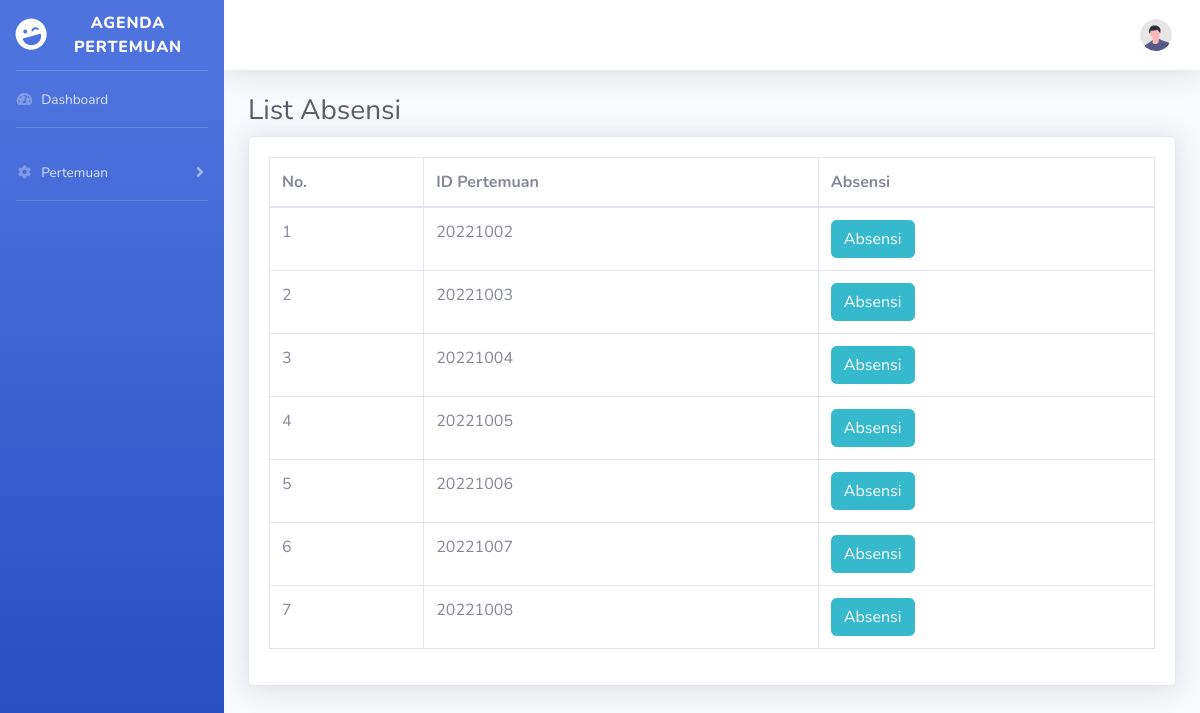
Screenshot of /viewlist.php with the database file from the repository.
### tables this page shows
CREATE TABLE `pertemuan` (
  `idpertemuan` int(11) NOT NULL,
  `namapertemuan` varchar(50) NOT NULL,
  `tanggal` datetime NOT NULL,
  `lokasi` varchar(50) NOT NULL
);

### viewlist.php (the view, shortened to what this page needs)
<?php
include 'koneksi.php';
?>
<!DOCTYPE html>
<html lang="en">
<head>
    <link href="vendor/fontawesome-free/css/all.min.css" rel="stylesheet" type="text/css">
    <link href="css/sb-admin-2.min.css" rel="stylesheet">
</head>
<body id="page-top">
    <div id="wrapper">
        <ul class="navbar-nav bg-gradient-primary sidebar sidebar-dark accordion" id="accordionSidebar">
            <a class="sidebar-brand d-flex align-items-center justify-content-center" href="index.php">
                <div class="sidebar-brand-icon rotate-n-15">
                    <i class="fas fa-laugh-wink"></i>
                </div>
                <div class="sidebar-brand-text mx-3"> Agenda Pertemuan </div>
            </a>
            <hr class="sidebar-divider my-0">
            <li class="nav-item">
                <a class="nav-link" href="index.php">
                    <i class="fas fa-fw fa-tachometer-alt"></i>
                    <span>Dashboard</span></a>
            </li>
            <hr class="sidebar-divider">
            <li class="nav-item">
                <a class="nav-link collapsed" href="#" data-toggle="collapse" data-target="#collapseTwo"
                    aria-expanded="true" aria-controls="collapseTwo">
                    <i class="fas fa-fw fa-cog"></i>
                    <span>Pertemuan</span>
                </a>
            </li>
            <hr class="sidebar-divider d-none d-md-block">
        </ul>
        <div id="content-wrapper" class="d-flex flex-column">
            <div id="content">
                <nav class="navbar navbar-expand navbar-light bg-white topbar mb-4 static-top shadow">
                    <ul class="navbar-nav ml-auto">
                        <li class="nav-item dropdown no-arrow">
                            <a class="nav-link dropdown-toggle" href="#" id="userDropdown" role="button"
                                data-toggle="dropdown" aria-haspopup="true" aria-expanded="false">
                                <img class="img-profile rounded-circle"
                                    src="img/undraw_profile.svg">
                            </a>
                        </li>
                    </ul>
                </nav>
                <div class="container-fluid">
                    <h1 class="h3 mb-2 text-gray-800">List Absensi</h1>
                    <div class="card shadow mb-4">
                        <div class="card-body">
                            <div class="table-responsive">
                                <table class="table table-bordered" id="dataTable" width="100%" cellspacing="0">
                                    <thead>
                                        <tr>
                                            <th>No.</th>
                                            <th>ID Pertemuan</th>
                                            <th>Absensi</th>
                                        </tr>
                                    </thead>
                                    <tbody>
                                    <?php
                                    $nourut   = 1;
                                    $select   = "SELECT distinct idpertemuan FROM `pertemuan`";
                                    $sel   = mysqli_query($conn, $select);
                                    while ($hasil = mysqli_fetch_array($sel)) {
                                        $id         = $hasil['idpertemuan'];
                                    ?>
                                        <tr>
                                            <td><?php echo $nourut++;?></td>
                                            <td><?php echo $id?></td>
                                            <td>
                                                <a class="btn btn-info" href="#" role="button">Absensi</a>
                                            </td>
                                        </tr>
									<?php
									}
                                    ?>
                                    </tbody>
                                </table>
                            </div>
                        </div>
                    </div>
                </div>
                </div>
            </div>
        </div>
</body>
</html>

### rows the page displays
pertemuan: idpertemuan "20221002"
pertemuan: idpertemuan "20221003"
pertemuan: idpertemuan "20221004"
pertemuan: idpertemuan "20221005"
pertemuan: idpertemuan "20221006"
pertemuan: idpertemuan "20221007"
pertemuan: idpertemuan "20221008"
